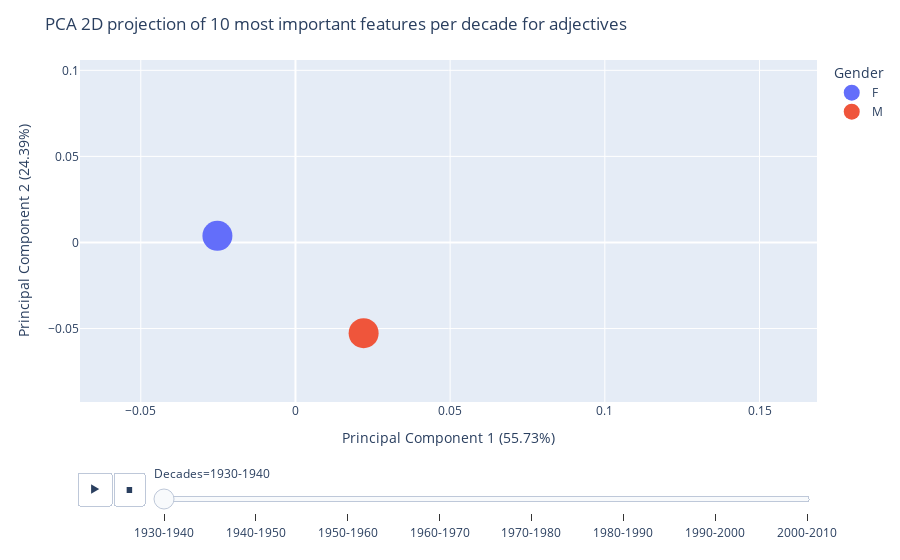

Source (notebook cell):
### Code cell
#Adjectives
pca_plotly(df_lex_adj,'adjectives',differentiating_features_decades_adj)

### Figure 1 — Plotly figure (JSON) as saved in the notebook; plotly's stock layout.template omitted (floating-point values rounded to 4 significant figures)
{"data": [{"hovertemplate": "Gender=F<br>Decades=1930-1940<br>x=%{x}<br>y=%{y}<extra></extra>", "legendgroup": "F", "marker": {"color": "#636efa", "size": 30, "symbol": "circle"}, "mode": "markers", "name": "F", "orientation": "v", "showlegend": true, "type": "scatter", "x": [-0.02523], "xaxis": "x", "y": [0.003833], "yaxis": "y"}, {"hovertemplate": "Gender=M<br>Decades=1930-1940<br>x=%{x}<br>y=%{y}<extra></extra>", "legendgroup": "M", "marker": {"color": "#EF553B", "size": 30, "symbol": "circle"}, "mode": "markers", "name": "M", "orientation": "v", "showlegend": true, "type": "scatter", "x": [0.02204], "xaxis": "x", "y": [-0.0527], "yaxis": "y"}], "layout": {"legend": {"title": {"text": "Gender"}, "tracegroupgap": 0}, "margin": {"t": 60}, "sliders": [{"active": 0, "currentvalue": {"prefix": "Decades="}, "len": 0.9, "pad": {"b": 10, "t": 60}, "steps": [{"args": [["1930-1940"], {"frame": {"duration": 0, "redraw": false}, "fromcurrent": true, "mode": "immediate", "transition": {"duration": 0, "easing": "linear"}}], "label": "1930-1940", "method": "animate"}, {"args": [["1940-1950"], {"frame": {"duration": 0, "redraw": false}, "fromcurrent": true, "mode": "immediate", "transition": {"duration": 0, "easing": "linear"}}], "label": "1940-1950", "method": "animate"}, {"args": [["1950-1960"], {"frame": {"duration": 0, "redraw": false}, "fromcurrent": true, "mode": "immediate", "transition": {"duration": 0, "easing": "linear"}}], "label": "1950-1960", "method": "animate"}, {"args": [["1960-1970"], {"frame": {"duration": 0, "redraw": false}, "fromcurrent": true, "mode": "immediate", "transition": {"duration": 0, "easing": "linear"}}], "label": "1960-1970", "method": "animate"}, {"args": [["1970-1980"], {"frame": {"duration": 0, "redraw": false}, "fromcurrent": true, "mode": "immediate", "transition": {"duration": 0, "easing": "linear"}}], "label": "1970-1980", "method": "animate"}, {"args": [["1980-1990"], {"frame": {"duration": 0, "redraw": false}, "fromcurrent": true, "mode": "immediate", "transition": {"duration": 0, "easing": "linear"}}], "label": "1980-1990", "method": "animate"}, {"args": [["1990-2000"], {"frame": {"duration": 0, "redraw": false}, "fromcurrent": true, "mode": "immediate", "transition": {"duration": 0, "easing": "linear"}}], "label": "1990-2000", "method": "animate"}, {"args": [["2000-2010"], {"frame": {"duration": 0, "redraw": false}, "fromcurrent": true, "mode": "immediate", "transition": {"duration": 0, "easing": "linear"}}], "label": "2000-2010", "method": "animate"}], "x": 0.1, "xanchor": "left", "y": 0, "yanchor": "top"}], "title": {"text": "PCA 2D projection of 10 most important features per decade for adjectives"}, "updatemenus": [{"buttons": [{"args": [null, {"frame": {"duration": 500, "redraw": false}, "fromcurrent": true, "mode": "immediate", "transition": {"duration": 500, "easing": "linear"}}], "label": "&#9654;", "method": "animate"}, {"args": [[null], {"frame": {"duration": 0, "redraw": false}, "fromcurrent": true, "mode": "immediate", "transition": {"duration": 0, "easing": "linear"}}], "label": "&#9724;", "method": "animate"}], "direction": "left", "pad": {"r": 10, "t": 70}, "showactive": false, "type": "buttons", "x": 0.1, "xanchor": "right", "y": 0, "yanchor": "top"}], "xaxis": {"anchor": "y", "domain": [0, 1], "range": [-0.06965, 0.1686], "title": {"text": "Principal Component 1 (55.73%)"}}, "yaxis": {"anchor": "x", "domain": [0, 1], "range": [-0.09271, 0.106], "title": {"text": "Principal Component 2 (24.39%)"}}}}
